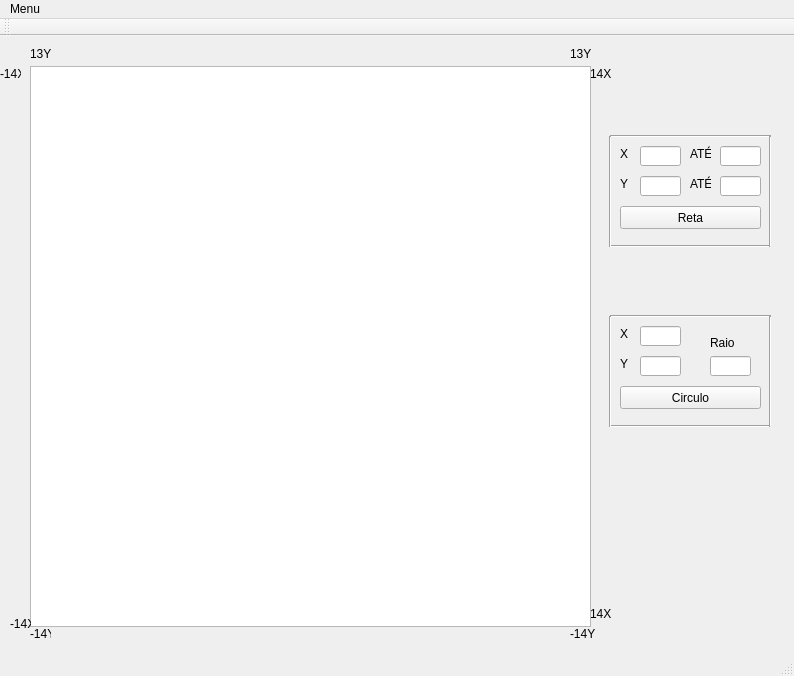
<?xml version="1.0" encoding="UTF-8"?>
<ui version="4.0">
 <class>MainWindow</class>
 <widget class="QMainWindow" name="MainWindow">
  <property name="geometry">
   <rect>
    <x>0</x>
    <y>0</y>
    <width>794</width>
    <height>676</height>
   </rect>
  </property>
  <property name="windowTitle">
   <string>MainWindow</string>
  </property>
  <widget class="QWidget" name="centralWidget">
   <widget class="QGraphicsView" name="telaPlano">
    <property name="geometry">
     <rect>
      <x>30</x>
      <y>30</y>
      <width>561</width>
      <height>561</height>
     </rect>
    </property>
    <property name="mouseTracking">
     <bool>true</bool>
    </property>
   </widget>
   <widget class="QLineEdit" name="coordenadaX">
    <property name="geometry">
     <rect>
      <x>640</x>
      <y>110</y>
      <width>41</width>
      <height>20</height>
     </rect>
    </property>
   </widget>
   <widget class="QLineEdit" name="coordenadaY">
    <property name="geometry">
     <rect>
      <x>640</x>
      <y>140</y>
      <width>41</width>
      <height>20</height>
     </rect>
    </property>
   </widget>
   <widget class="QPushButton" name="pushButton">
    <property name="geometry">
     <rect>
      <x>620</x>
      <y>170</y>
      <width>141</width>
      <height>23</height>
     </rect>
    </property>
    <property name="text">
     <string>Reta</string>
    </property>
   </widget>
   <widget class="QLineEdit" name="coordenadaYdestino">
    <property name="geometry">
     <rect>
      <x>720</x>
      <y>140</y>
      <width>41</width>
      <height>20</height>
     </rect>
    </property>
   </widget>
   <widget class="QLineEdit" name="coordenadaXdestino">
    <property name="geometry">
     <rect>
      <x>720</x>
      <y>110</y>
      <width>41</width>
      <height>20</height>
     </rect>
    </property>
   </widget>
   <widget class="QLabel" name="label">
    <property name="geometry">
     <rect>
      <x>690</x>
      <y>110</y>
      <width>21</width>
      <height>16</height>
     </rect>
    </property>
    <property name="text">
     <string>ATÉ</string>
    </property>
   </widget>
   <widget class="QLabel" name="label_2">
    <property name="geometry">
     <rect>
      <x>690</x>
      <y>140</y>
      <width>21</width>
      <height>16</height>
     </rect>
    </property>
    <property name="text">
     <string>ATÉ</string>
    </property>
   </widget>
   <widget class="QLabel" name="label_3">
    <property name="geometry">
     <rect>
      <x>620</x>
      <y>110</y>
      <width>16</width>
      <height>16</height>
     </rect>
    </property>
    <property name="text">
     <string>X</string>
    </property>
   </widget>
   <widget class="QLabel" name="label_4">
    <property name="geometry">
     <rect>
      <x>620</x>
      <y>140</y>
      <width>16</width>
      <height>16</height>
     </rect>
    </property>
    <property name="text">
     <string>Y</string>
    </property>
   </widget>
   <widget class="Line" name="line">
    <property name="geometry">
     <rect>
      <x>610</x>
      <y>200</y>
      <width>161</width>
      <height>20</height>
     </rect>
    </property>
    <property name="orientation">
     <enum>Qt::Horizontal</enum>
    </property>
   </widget>
   <widget class="Line" name="line_2">
    <property name="geometry">
     <rect>
      <x>610</x>
      <y>90</y>
      <width>161</width>
      <height>20</height>
     </rect>
    </property>
    <property name="orientation">
     <enum>Qt::Horizontal</enum>
    </property>
   </widget>
   <widget class="Line" name="line_3">
    <property name="geometry">
     <rect>
      <x>600</x>
      <y>100</y>
      <width>20</width>
      <height>111</height>
     </rect>
    </property>
    <property name="orientation">
     <enum>Qt::Vertical</enum>
    </property>
   </widget>
   <widget class="Line" name="line_4">
    <property name="geometry">
     <rect>
      <x>760</x>
      <y>100</y>
      <width>20</width>
      <height>111</height>
     </rect>
    </property>
    <property name="orientation">
     <enum>Qt::Vertical</enum>
    </property>
   </widget>
   <widget class="Line" name="line_5">
    <property name="geometry">
     <rect>
      <x>610</x>
      <y>380</y>
      <width>161</width>
      <height>20</height>
     </rect>
    </property>
    <property name="orientation">
     <enum>Qt::Horizontal</enum>
    </property>
   </widget>
   <widget class="QLabel" name="label_5">
    <property name="geometry">
     <rect>
      <x>620</x>
      <y>290</y>
      <width>16</width>
      <height>16</height>
     </rect>
    </property>
    <property name="text">
     <string>X</string>
    </property>
   </widget>
   <widget class="QPushButton" name="btCirculo">
    <property name="geometry">
     <rect>
      <x>620</x>
      <y>350</y>
      <width>141</width>
      <height>23</height>
     </rect>
    </property>
    <property name="text">
     <string>Circulo</string>
    </property>
   </widget>
   <widget class="QLineEdit" name="coordenadaXCirculo">
    <property name="geometry">
     <rect>
      <x>640</x>
      <y>290</y>
      <width>41</width>
      <height>20</height>
     </rect>
    </property>
   </widget>
   <widget class="Line" name="line_6">
    <property name="geometry">
     <rect>
      <x>610</x>
      <y>270</y>
      <width>161</width>
      <height>20</height>
     </rect>
    </property>
    <property name="orientation">
     <enum>Qt::Horizontal</enum>
    </property>
   </widget>
   <widget class="QLineEdit" name="coordenadaYCirculo">
    <property name="geometry">
     <rect>
      <x>640</x>
      <y>320</y>
      <width>41</width>
      <height>20</height>
     </rect>
    </property>
   </widget>
   <widget class="Line" name="line_7">
    <property name="geometry">
     <rect>
      <x>600</x>
      <y>280</y>
      <width>20</width>
      <height>111</height>
     </rect>
    </property>
    <property name="orientation">
     <enum>Qt::Vertical</enum>
    </property>
   </widget>
   <widget class="QLabel" name="label_6">
    <property name="geometry">
     <rect>
      <x>620</x>
      <y>320</y>
      <width>16</width>
      <height>16</height>
     </rect>
    </property>
    <property name="text">
     <string>Y</string>
    </property>
   </widget>
   <widget class="Line" name="line_8">
    <property name="geometry">
     <rect>
      <x>760</x>
      <y>280</y>
      <width>20</width>
      <height>111</height>
     </rect>
    </property>
    <property name="orientation">
     <enum>Qt::Vertical</enum>
    </property>
   </widget>
   <widget class="QLineEdit" name="campoRaio">
    <property name="geometry">
     <rect>
      <x>710</x>
      <y>320</y>
      <width>41</width>
      <height>20</height>
     </rect>
    </property>
   </widget>
   <widget class="QLabel" name="label_7">
    <property name="geometry">
     <rect>
      <x>710</x>
      <y>300</y>
      <width>47</width>
      <height>13</height>
     </rect>
    </property>
    <property name="text">
     <string>Raio</string>
    </property>
   </widget>
   <widget class="QLabel" name="label_8">
    <property name="geometry">
     <rect>
      <x>0</x>
      <y>30</y>
      <width>21</width>
      <height>16</height>
     </rect>
    </property>
    <property name="text">
     <string>&lt;html&gt;&lt;head/&gt;&lt;body&gt;&lt;p&gt;-14X&lt;/p&gt;&lt;/body&gt;&lt;/html&gt;</string>
    </property>
   </widget>
   <widget class="QLabel" name="label_9">
    <property name="geometry">
     <rect>
      <x>30</x>
      <y>10</y>
      <width>31</width>
      <height>16</height>
     </rect>
    </property>
    <property name="text">
     <string>&lt;html&gt;&lt;head/&gt;&lt;body&gt;&lt;p&gt;13Y&lt;/p&gt;&lt;/body&gt;&lt;/html&gt;</string>
    </property>
   </widget>
   <widget class="QLabel" name="label_10">
    <property name="geometry">
     <rect>
      <x>590</x>
      <y>30</y>
      <width>31</width>
      <height>16</height>
     </rect>
    </property>
    <property name="text">
     <string>&lt;html&gt;&lt;head/&gt;&lt;body&gt;&lt;p&gt;14X&lt;/p&gt;&lt;/body&gt;&lt;/html&gt;</string>
    </property>
   </widget>
   <widget class="QLabel" name="label_11">
    <property name="geometry">
     <rect>
      <x>570</x>
      <y>10</y>
      <width>31</width>
      <height>16</height>
     </rect>
    </property>
    <property name="text">
     <string>&lt;html&gt;&lt;head/&gt;&lt;body&gt;&lt;p&gt;13Y&lt;/p&gt;&lt;/body&gt;&lt;/html&gt;</string>
    </property>
   </widget>
   <widget class="QLabel" name="label_12">
    <property name="geometry">
     <rect>
      <x>590</x>
      <y>570</y>
      <width>31</width>
      <height>16</height>
     </rect>
    </property>
    <property name="text">
     <string>&lt;html&gt;&lt;head/&gt;&lt;body&gt;&lt;p&gt;14X&lt;/p&gt;&lt;/body&gt;&lt;/html&gt;</string>
    </property>
   </widget>
   <widget class="QLabel" name="label_13">
    <property name="geometry">
     <rect>
      <x>570</x>
      <y>590</y>
      <width>31</width>
      <height>16</height>
     </rect>
    </property>
    <property name="text">
     <string>&lt;html&gt;&lt;head/&gt;&lt;body&gt;&lt;p&gt;-14Y&lt;/p&gt;&lt;/body&gt;&lt;/html&gt;</string>
    </property>
   </widget>
   <widget class="QLabel" name="label_14">
    <property name="geometry">
     <rect>
      <x>10</x>
      <y>580</y>
      <width>21</width>
      <height>16</height>
     </rect>
    </property>
    <property name="text">
     <string>&lt;html&gt;&lt;head/&gt;&lt;body&gt;&lt;p&gt;-14X&lt;/p&gt;&lt;/body&gt;&lt;/html&gt;</string>
    </property>
   </widget>
   <widget class="QLabel" name="label_15">
    <property name="geometry">
     <rect>
      <x>30</x>
      <y>590</y>
      <width>21</width>
      <height>16</height>
     </rect>
    </property>
    <property name="text">
     <string>&lt;html&gt;&lt;head/&gt;&lt;body&gt;&lt;p&gt;-14Y&lt;/p&gt;&lt;/body&gt;&lt;/html&gt;</string>
    </property>
   </widget>
  </widget>
  <widget class="QMenuBar" name="menuBar">
   <property name="geometry">
    <rect>
     <x>0</x>
     <y>0</y>
     <width>794</width>
     <height>21</height>
    </rect>
   </property>
   <widget class="QMenu" name="menuMenu">
    <property name="title">
     <string>Menu</string>
    </property>
    <addaction name="actionLimpar"/>
   </widget>
   <addaction name="menuMenu"/>
  </widget>
  <widget class="QToolBar" name="mainToolBar">
   <attribute name="toolBarArea">
    <enum>TopToolBarArea</enum>
   </attribute>
   <attribute name="toolBarBreak">
    <bool>false</bool>
   </attribute>
  </widget>
  <widget class="QStatusBar" name="statusBar"/>
  <action name="actionLimpar">
   <property name="text">
    <string>Limpar</string>
   </property>
   <property name="toolTip">
    <string>Limpar</string>
   </property>
  </action>
 </widget>
 <layoutdefault spacing="6" margin="11"/>
 <resources/>
 <connections/>
</ui>
